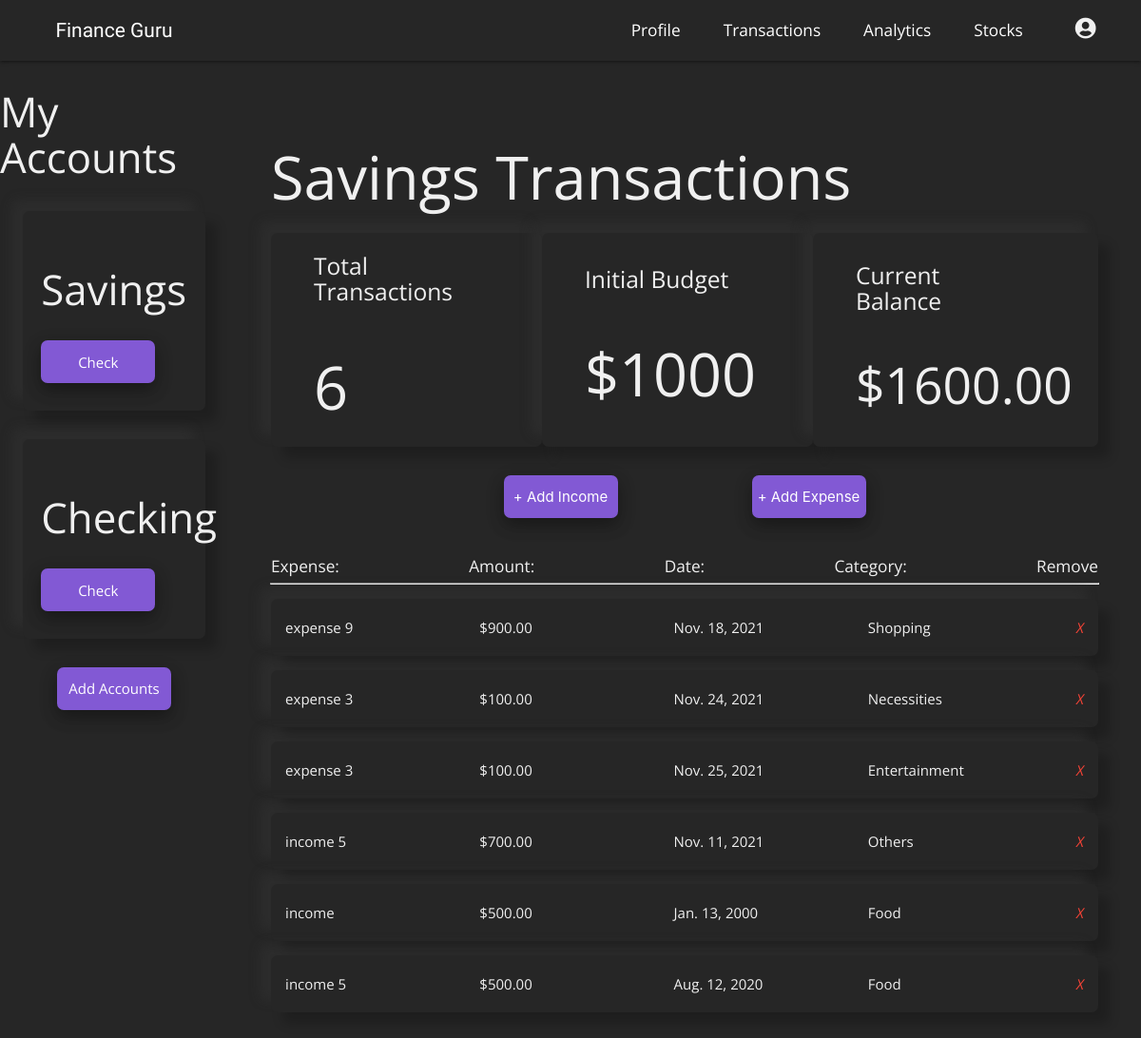
Page /savings/transactions (signed in) on the earlier database version.
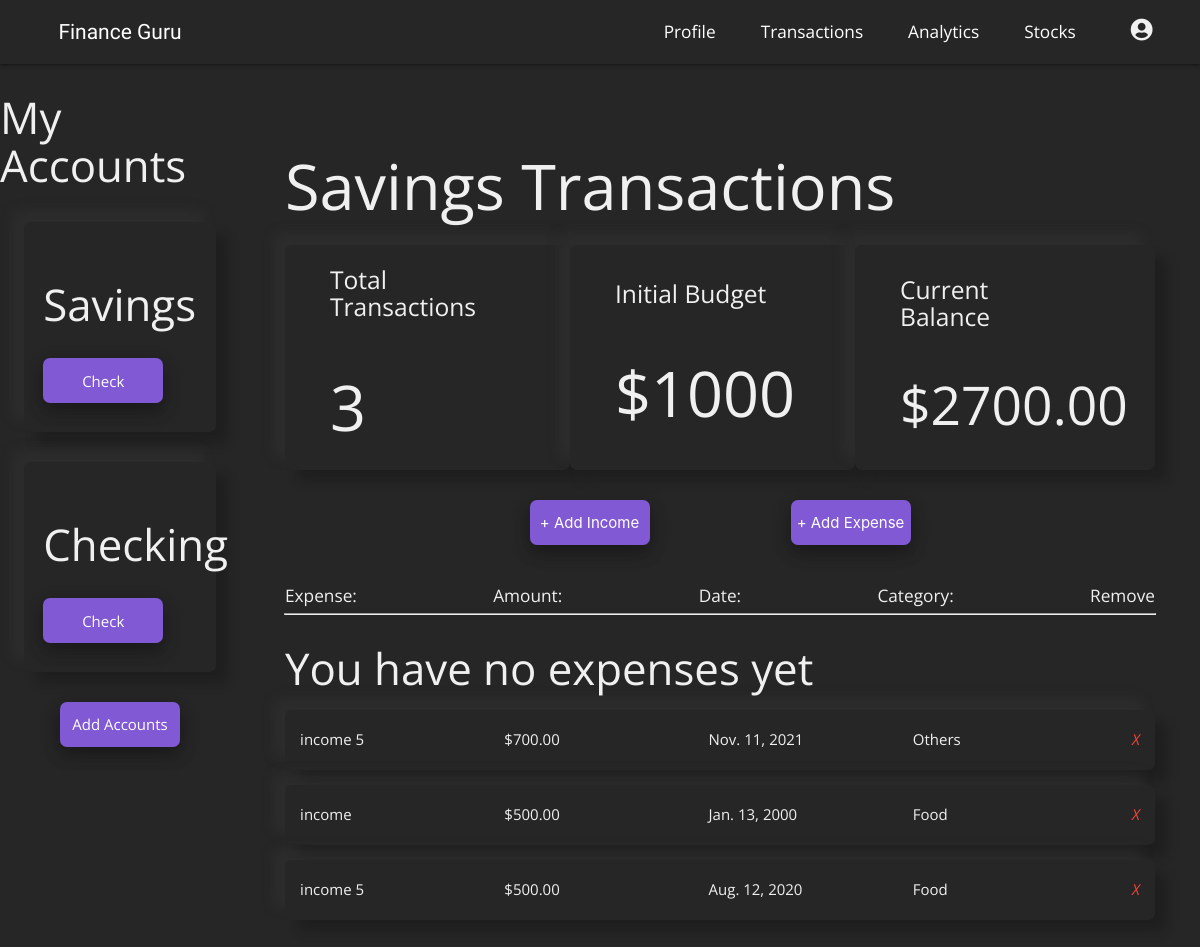
Same page on the later database version.
### budget/models.py (models this page shows, shortened)
class Project(models.Model):
    name = models.CharField(max_length=100)
    slug = models.SlugField(max_length=100, unique=True, blank=True)
    budget = models.IntegerField()
    def budget_left(self):
        expense_list = Expense.objects.filter(project=self)
        income_list = Income.objects.filter(project=self)
        total_expense_amount = 0
        total_income_amount = 0
        for expense in expense_list:
            total_expense_amount += expense.amount
        for income in income_list:
            total_income_amount += income.amount
        return self.budget - total_expense_amount + total_income_amount
    def total_transactions(self):
        income_list = Income.objects.filter(project=self)
        expense_list = Expense.objects.filter(project=self)
        return len(expense_list) + len(income_list)

class Expense(models.Model):
    project = models.ForeignKey(Project, on_delete = models.CASCADE, related_name = 'expenses')
    title = models.CharField(max_length=100)
    amount = models.DecimalField(max_digits=8, decimal_places=2)
    date = models.DateField(("Date"), default=datetime.date.today)
    type = 'expense'
    category = models.CharField( max_length = 20, choices = SELECT_CATEGORY_CHOICES , default ='Food')
    class Meta:
        ordering = ('-amount',)

class Income(models.Model):
    project = models.ForeignKey(Project, on_delete = models.CASCADE, related_name = 'income')
    title = models.CharField(max_length=100)
    amount = models.DecimalField(max_digits=8, decimal_places=2)
    date = models.DateField(("Date"), default=datetime.date.today)
    type = 'income'
    category = models.CharField( max_length = 20, choices = SELECT_CATEGORY_CHOICES , default ='Food')
    class Meta:
        ordering = ('-amount',)

### budget/views.py (the view, shortened to what this page needs)
# urls.py: path('<slug:project_slug>/transactions', views.transactions, name = 'transactions'),
@login_required()
def transactions(request, project_slug):
    project_list = Project.objects.all()
    project = get_object_or_404(Project, slug=project_slug)
    if request.method == "GET":
        return render(request, 'budget/transactions.html', {
            'project': project, 'project_list': project_list,
            'expense_list': project.expenses.all(),
            'income_list': project.income.all()})

### budget/templates/budget/transactions.html (shortened to what this page needs)
{% extends 'budget/base.html' %}
{% block content %}
{% include "./header.html" %}
<div class = "transactions-section">
    <h1 class = "page-header">{{ project.name }} Transactions</h1>
    <section class="profile-stats">
        <div class = "stat-card">
            <div class="stat-card-content">
                <h5>Total Transactions</h6>
                <h1>{{ project.total_transactions }}</h1>
            </div>
        </div>
        <div class = "stat-card">
            <div class="stat-card-content">
                <h5>Initial Budget</h6>
                <h1>${{ project.budget }}</h1>
            </div>
        </div>
        <div class = "stat-card">
            <div class="stat-card-content">
                <h5>Current Balance</h6>
                {% if project.budget_left > 0 %}
                    <h2>${{ project.budget_left }}</h2>
                {% elif project.budget_left == 0 %}
                    <h2>${{ project.budget_left }}</h2>
                {% else %}
                    <h2>${{ project.budget_left }}</h2>
                {% endif %}
            </div>
        </div>
    </section>
    <section class = "section-expenses">
        <div class="button-row">
            <button class="modal-trigger account-button" id = "income-trigger" href = "#expenseModal" onClick = "incomeFunction()">+ Add Income</button>
            <button class="modal-trigger account-button" id = "expense-trigger" href = "#expenseModal" onClick = "expenseFunction()">+ Add Expense</button>
        </div>
        <div class="expense-row">
            <div class = 'expense-title'>
                <h6>Expense:</h6>
            </div>
            <div class = 'expense-title'>
                <h6>Amount:</h6>
            </div>
            <div class = 'expense-title'>
                <h6>Date:</h6>
            </div>
            <div class = 'expense-title category'>
                <h6>Category:</h6>
            </div>
            <div class = 'expense-title'>
                <h6>Remove</h6>
            </div>
        </div>
        <hr/>
        <ul class="expense-list">
            {% for expense in expense_list %}
            <li>
                <div class="expense-col">
                    <span>{{ expense.title }}</span>
                </div>
                <div class="expense-col">
                    <span>${{ expense.amount }}</span>
                </div>
                <div class="expense-col">
                    <span>{{ expense.date }}</span>
                </div>
                <div class="expense-col category">
                    <span>{{ expense.category }}</span>
                </div>
                <a class = "close-icon" name = "action" value = "expense" onclick = "deleteExpense(this)" data-id = "{{ expense.id }}">
                    <i class="red-text right">X</i>
                </a>
            </li>
            {% empty %}
            <div class = "">
                <h3>You have no expenses yet</h3>
            </div>
            {% endfor %}
            {% for income in income_list %}
            <li>
                <div class="expense-col">
                    <span>{{ income.title }}</span>
                </div>
                <div class="expense-col">
                    <span>${{ income.amount }}</span>
                </div>
                <div class="expense-col">
                    <span>{{ income.date }}</span>
                </div>
                <div class="expense-col category">
                    <span>{{ income.category }}</span>
                </div>
                <a class = "close-icon"  name = "action" value = "income" onclick = "deleteIncome(this)" data-id = "{{ income.id }}">
                    <i class="red-text right">X</i>
                </a>
            </li>
            {% empty %}
            <div class = "">
                <h3>You have no income yet</h3>
            </div>
            {% endfor %}
        </ul>
    </section>
</div>
{% endblock %}

### budget/templates/budget/header.html (shortened to what this page needs)
{% extends 'budget/base.html' %}
{% load static %}
{% block content %}
<nav class = 'nav-dec'>
    <a href="{% url 'list' %}" class = "logo">
        <p>Finance Guru</p>
    </a>
    <div class = "nav-links">
        <a href="{% url 'profile' project.slug %}">Profile</a>
        <a href="{% url 'transactions' project.slug %}">Transactions</a>
        <a href="{% url 'analytics' project.slug %}">Analytics</a>
        <a href="{% url 'stocks' project.slug %}">Stocks</a>
        <div class="dropdown">
            <i class="fas fa-user-circle dropbtn"></i>
        </div>
    </div>
</nav>
<div class = 'left-nav'>
    <h3>My Accounts</h3>
    <div class="project-list">
        {% for project in project_list %}
            <div class="project-card">
                <div class="project-card-content">
                    <h3>{{ project.name }}</h3>
                    <a href="{% url 'profile' project.slug %}" class="account-button">Check</a>
                </div>
            </div>
        {% endfor %}
    </div>
    <a href="../add" class="account-button">
        <span>Add Accounts</span>
    </a>
</div>
{% endblock %}

Differences in the rows shown:
removed Expense: title "expense 9", amount "900.00", date "Nov. 18, 2021", category "Shopping"
removed Expense: title "expense 3", amount "100.00", date "Nov. 24, 2021", category "Necessities"
removed Expense: title "expense 3", amount "100.00", date "Nov. 25, 2021", category "Entertainment"
computed for Project "Savings": total_transactions "6" → "3"; budget_left "1600.00" → "2700.00"
Other differences:
text now shown: "You have no expenses yet"
